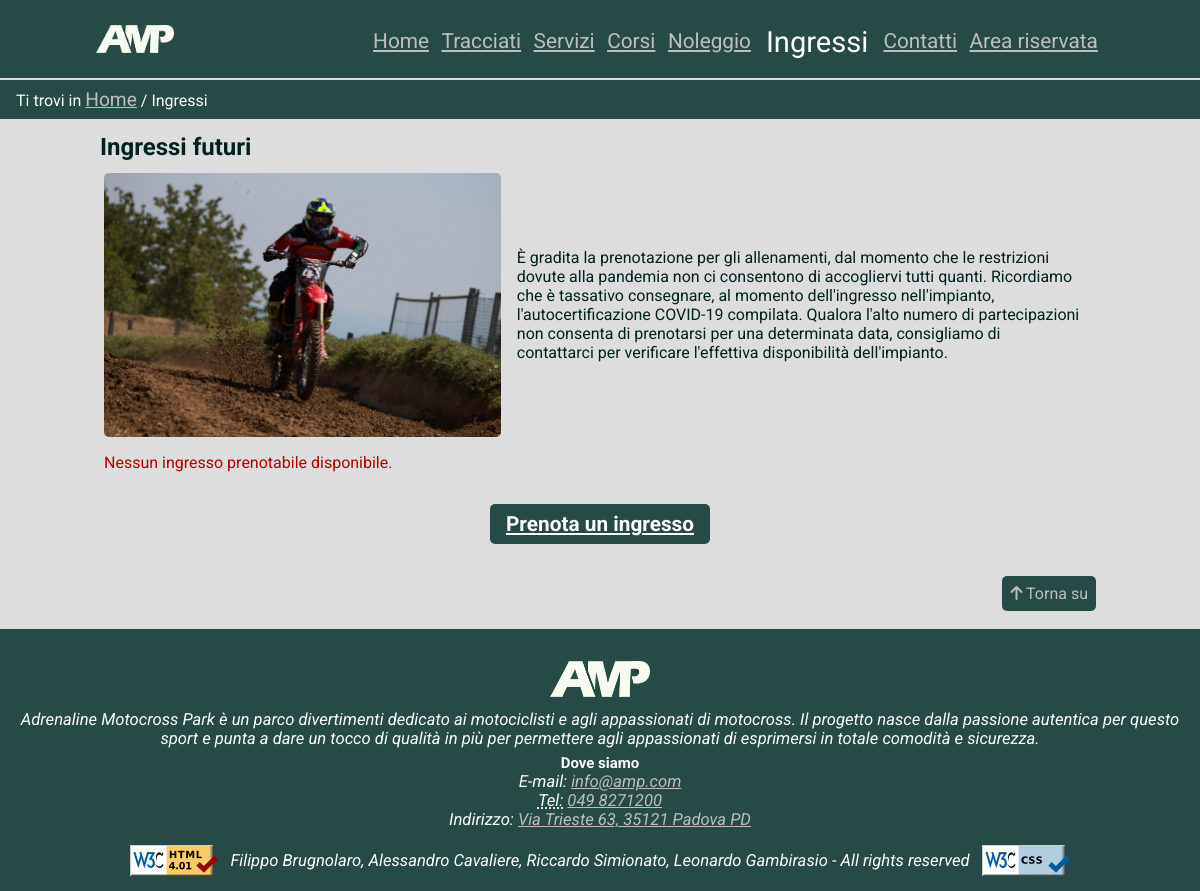
The page /ingressi/index.php on the database as committed earlier.
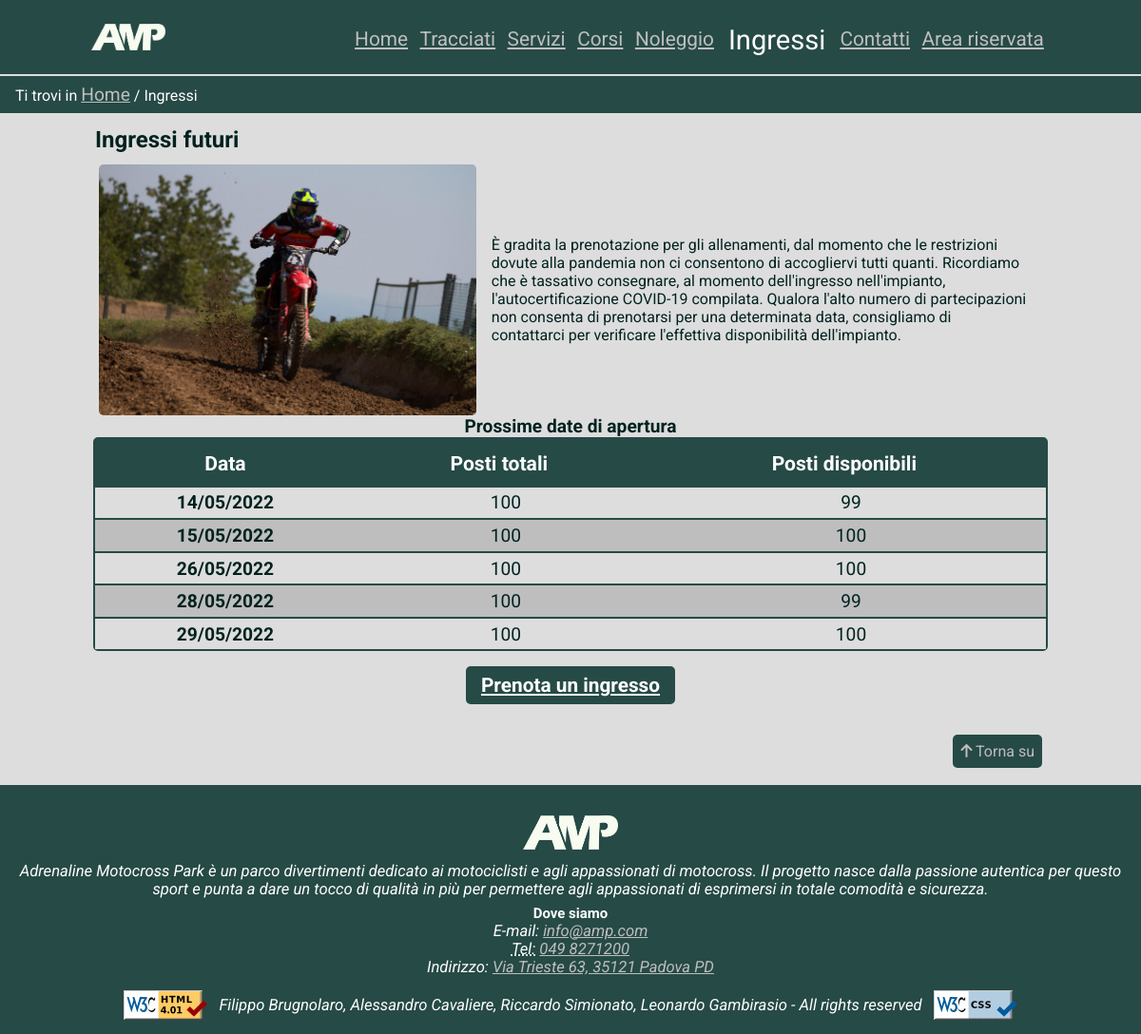
The same page on the database as committed later.
### tables this page shows
CREATE TABLE `data_disponibile` (
  `data` date NOT NULL,
  `posti` smallint(6) NOT NULL
);

### utils/db.php (called while the page is built, shortened)
<?php
	class dbAccess {
		private $conn;
		public function openDB(): bool {
			$this->conn = mysqli_connect(dbAccess::HOST, dbAccess::USER, dbAccess::PSW, dbAccess::NAME);
			if(mysqli_connect_errno())
				return false;
			else
				return true;
		}
		public function getQueryResult(array $set) {
			$query = mysqli_query($this->conn,$set[0]);
			if(!mysqli_error($this->conn)) {
				if(mysqli_num_rows($query)) {
					$result = array();
					while($row = mysqli_fetch_assoc($query))
						array_push($result,$row);
					return $result;
				} else
					return null;
			} else
				throw new Exception($set[1]);
		}
}
?>

### ingressi/index.php (the view, shortened to what this page needs)
<?php
    require_once('../utils/db.php');
    $page = file_get_contents('ingressi.html');
    $conn = new dbAccess();
    $recordsBody = "";
    $globalError = "";
    $errorDetails = "";
    $tableIngressi = "";
    if($conn->openDB()) {
        try {
            $records = $conn->getQueryResult(dbAccess::QUERIES[24]);
            if($records !== null) {
                $tableIngressi = "<table title=\"tabella contenente le date di apertura future\">
                                      <caption>Prossime date di apertura</caption>
                                      <thead>
                                        <tr>
                                          <th scope=\"col\">Data</th>
                                          <th scope=\"col\">Posti totali</th>
                                          <th scope=\"col\">Posti disponibili</th>
                                        </tr>
                                      </thead>
                                      <tbody>
                                        <dettaglioIngressi/>
                                      </tbody>
                                    </table>";
                foreach($records as $record) {
                    $recordsBody .= '<tr>';
                    $recordsBody .= '<th data-title="data" scope=\'row\'><time datetime=\''.$record['data'].'\'>'.date('d/m/Y',strtotime($record['data'])).'</time></th>';
                    $recordsBody .= '<td data-title="posti disponibili">'.$record['posti'].'</td>';
                    $recordsBody .= '<td data-title="posti occupati">'.(($record['posti'] - $record['occupati']) >0 ? ($record['posti'] - $record['occupati']) : '0').'</td>';
                    $recordsBody .= '</tr>';
                }
            } else {
                $errorDetails = 'Nessun ingresso prenotabile disponibile.';
            }
        } catch (Throwable $t) {
            $errorDetails = $t->getMessage();
        }
    } else
        $globalError = 'Errore di connessione, riprovare più tardi.';
    if(strlen($errorDetails) > 0)
        $errorDetails = "<p class=\"error\">$errorDetails</p>";
    $page = str_replace('<tableIngressi/>', $tableIngressi, $page);
    $page = str_replace('<globalError/>',$globalError,$page);
    $page = str_replace('<erroreIngressi/>',$errorDetails,$page);
    $page = str_replace('<dettaglioIngressi/>',$recordsBody,$page);
    echo $page;
?>

Rows that differ between the two databases and show on the page:
added data_disponibile: data "14/05/2022", posti "100", occupati "99"
added data_disponibile: data "15/05/2022", posti "100", $record['posti']-$record['occupati'] "100"
added data_disponibile: data "26/05/2022", posti "100", $record['posti']-$record['occupati'] "100"
added data_disponibile: data "28/05/2022", posti "100", occupati "99"
added data_disponibile: data "29/05/2022", posti "100", $record['posti']-$record['occupati'] "100"
Other text that changed with them:
$errorDetails: "Nessun ingresso prenotabile disponibile." → (not shown)
text now shown: "Prossime date di apertura Data Posti totali Posti disponibili"
